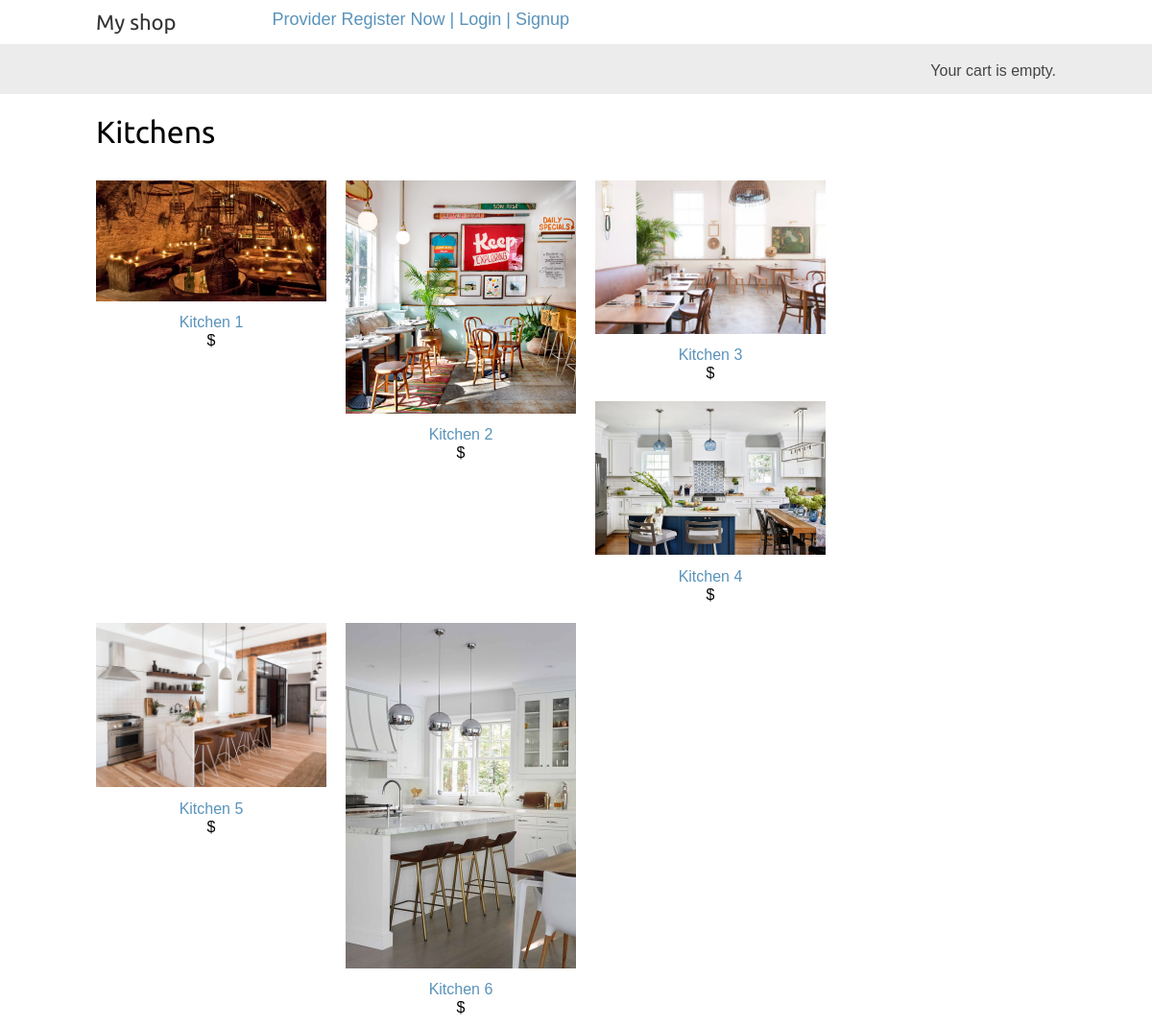
The app's page /home/user/, older data.
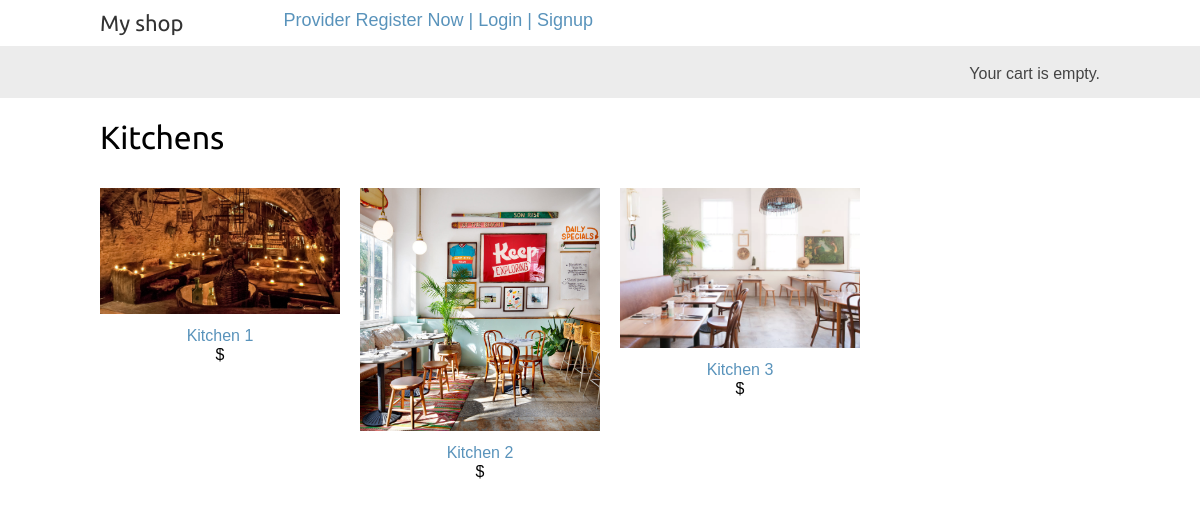
The same page, newer data.
### serviceProviderApp/models.py (models this page shows, shortened)
class Kitchen2Register(models.Model):
    name = models.CharField(max_length=200, db_index=True)
    email=models.CharField(max_length=50)
    image = models.ImageField(upload_to='kitchens/', blank=True)
    description = models.TextField(blank=True)
    menu = models.ManyToManyField(menuItem)
    TIMES_TO_WORK = [
        ('Tm1','8:00'),
        ('Tm2','8:30'),
        ('Tm3','9:00'),
        ('Tm4','9:30'),
        ('Tm5','10:00'),
        ('Tm6', '10:30'),
        ('Tm7', '11:00'),
        ('Tm8', '11:30'),
        ('Tm9', '12:00'),
        ('Tm10', '12:30'),
        ('Tm11', '13:00'),
        ('Tm12', '13:30'),
        ('Tm13', '14:00'),
        ('Tm14', '14:30'),
        ('Tm15', '15:00'),
        ('Tm16', '15:30'),
        ('Tm17', '16:00'),
        ('Tm18', '16:30'),
        ('Tm19', '17:00'),
    ]
    monday = models.BooleanField(default=False)
    mondayStartTime = models.CharField(max_length=4,choices=TIMES_TO_WORK,default='Tm1',)
    mondayEndTime = models.CharField(max_length=4, choices=TIMES_TO_WORK, default='Tm19', )
    tuesday=models.BooleanField(default=False)
    tuesdayStartTime = models.CharField(max_length=4, choices=TIMES_TO_WORK, default='Tm1', )
    tuesdayEndTime = models.CharField(max_length=4, choices=TIMES_TO_WORK, default='Tm19', )
    wednesday = models.BooleanField(default=False)
    wednesdayStartTime = models.CharField(max_length=4, choices=TIMES_TO_WORK, default='Tm1', )
    wednesdayEndTime = models.CharField(max_length=4, choices=TIMES_TO_WORK, default='Tm19', )
    thursday = models.BooleanField(default=False)
    thursdayStartTime = models.CharField(max_length=4, choices=TIMES_TO_WORK, default='Tm1', )
    thursdayEndTime = models.CharField(max_length=4, choices=TIMES_TO_WORK, default='Tm19', )
    friday = models.BooleanField(default=False)
    fridayStartTime = models.CharField(max_length=4, choices=TIMES_TO_WORK, default='Tm1', )
    fridayEndTime = models.CharField(max_length=4, choices=TIMES_TO_WORK, default='Tm19', )
    saturday = models.BooleanField(default=False)
    saturdayStartTime = models.CharField(max_length=4, choices=TIMES_TO_WORK, default='Tm1', )
    saturdayEndTime = models.CharField(max_length=4, choices=TIMES_TO_WORK, default='Tm19', )
    sunday = models.BooleanField(default=False)
    sundayStartTime = models.CharField(max_length=4, choices=TIMES_TO_WORK, default='Tm1', )
    sundayEndTime = models.CharField(max_length=4, choices=TIMES_TO_WORK, default='Tm19', )
    def get_absolute_url(self):
        return reverse('userModule:kitchen_detail', args=[self.id])

### userModule/views.py (the view)
def kitchen_list(request):
    k = Kitchen2Register.objects.all() #filter(available=True)
    return render(request, 'userModule/kitchen_list.html',{'kitchens':k})

### userModule/templates/userModule/kitchen_list.html (shortened to what this page needs)
{% extends "myApp/base.html" %}
{% load static %}
{% block content %}
    <div id="main" class="product-list">
        <h1>Kitchens</h1>
        {% for k in kitchens %}
            <div class="item">
                <a href="{{ k.get_absolute_url }}">
                    <img src="{% if k.image %}{{ k.image.url }}{% else %}{% static "img/no_image.png" %}{% endif %}">
                </a>
                <a href="{{ k.get_absolute_url }}">{{ k.name }}</a><br>
                ${{ k.price }}
            </div>
        {% endfor %}
    </div>
{% endblock %}

### myApp/templates/myApp/base.html (shortened to what this page needs)
{% load static %}
<!DOCTYPE html>
<html>
<head>
    <link href="{% static "css/base.css" %}" rel="stylesheet">
</head>
<body>
    <div id="header">
        <a href="/" class="logo">My shop</a>
        <a href="{% url 'serviceProviderApp:providersignup' %}" class="serviceProvider">Provider Register Now | </a>
        {% if user.is_authenticated %}
            <a href="/">Logout | </a>
            <a href="/">View Posts | </a>
            You Are Logged in As: {{ user.username }}
        {% else %}
            <a href="/">Login | </a>
            <a href="/">Signup</a>
        {% endif %}
    </div>
    <div id="subheader">
        <div class="cart">
            {% with total_items=cart|length %}
                {% if cart|length > 0 %}
                    Your cart:
                    <a href="{% url "cart:cart_detail" %}">
                        {{ total_items }} item{{ total_items|pluralize }}, ${{ cart.get_total_price }}
                    </a>
                {% else %}
                    Your cart is empty.
                {% endif %}
            {% endwith %}
        </div>
    </div>
    <div id="content">
        {% block content %}
        {% endblock %}
    </div>
</body>
</html>

### userModule/static/css/base.css (style rules this page uses)
body { margin:0; padding:0; font-family:helvetica, sans-serif; }
h1, h2, h3, h4, h5 , h6 { font-family: 'Ubuntu', sans-serif; font-weight:normal; }
a { text-decoration:none; color:#5993bb; }
#header { padding:10px 100px; font-size:18px; overflow:auto; }
#subheader { background:#ececec; color:#444; padding:15px 100px; overflow:auto; }
#header .logo { font-family: 'Ubuntu', sans-serif; float:left; color:#333; font-size:22px; margin-right:10%; }
#subheader .cart { float:right; padding-top:4px; }
#content { padding:0 100px; overflow:hidden; }
#main { float:left; width: 96%; margin-right:-220px; overflow:hidden; }
.product-list .item { width:25%; padding:10px 20px 10px 0; float:left; text-align:center; line-height:1.2; }
.product-list .item img { width:100%; margin-bottom:8px; }

Row changes from the older to the newer data that the page shows:
removed Kitchen2Register: image (picture), name "Kitchen 4"
removed Kitchen2Register: image (picture), name "Kitchen 5"
removed Kitchen2Register: image (picture), name "Kitchen 6"
